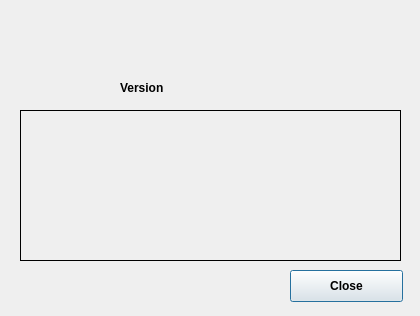
<?xml version="1.0" encoding="UTF-8"?>
<ui version="4.0">
 <class>about_dialog</class>
 <widget class="QDialog" name="about_dialog">
  <property name="enabled">
   <bool>true</bool>
  </property>
  <property name="geometry">
   <rect>
    <x>0</x>
    <y>0</y>
    <width>420</width>
    <height>316</height>
   </rect>
  </property>
  <property name="font">
   <font>
    <weight>75</weight>
    <bold>true</bold>
   </font>
  </property>
  <property name="windowTitle">
   <string>Dialog</string>
  </property>
  <widget class="QPushButton" name="pb_close">
   <property name="geometry">
    <rect>
     <x>290</x>
     <y>270</y>
     <width>113</width>
     <height>32</height>
    </rect>
   </property>
   <property name="text">
    <string>Close</string>
   </property>
  </widget>
  <widget class="QLabel" name="label_2">
   <property name="enabled">
    <bool>false</bool>
   </property>
   <property name="geometry">
    <rect>
     <x>70</x>
     <y>0</y>
     <width>261</width>
     <height>91</height>
    </rect>
   </property>
   <property name="text">
    <string/>
   </property>
   <property name="pixmap">
    <pixmap>../images/IPGP_ParisDiderot_UP_couleur.png</pixmap>
   </property>
  </widget>
  <widget class="QLabel" name="lbl_version">
   <property name="geometry">
    <rect>
     <x>120</x>
     <y>80</y>
     <width>60</width>
     <height>16</height>
    </rect>
   </property>
   <property name="text">
    <string>Version </string>
   </property>
  </widget>
  <widget class="QLabel" name="lbl_version_nb">
   <property name="geometry">
    <rect>
     <x>170</x>
     <y>80</y>
     <width>101</width>
     <height>16</height>
    </rect>
   </property>
   <property name="text">
    <string/>
   </property>
  </widget>
  <widget class="QLabel" name="lbl_disclaimer">
   <property name="geometry">
    <rect>
     <x>20</x>
     <y>110</y>
     <width>381</width>
     <height>151</height>
    </rect>
   </property>
   <property name="frameShape">
    <enum>QFrame::Box</enum>
   </property>
   <property name="text">
    <string/>
   </property>
  </widget>
 </widget>
 <resources/>
 <connections/>
</ui>
